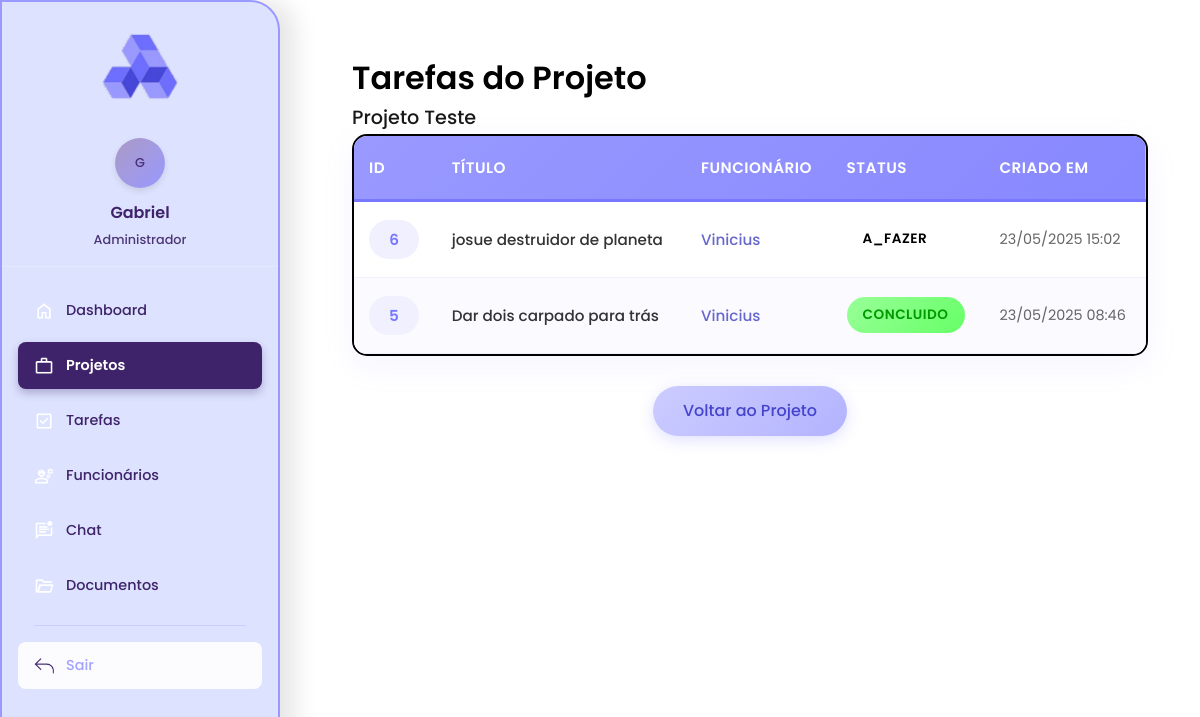
Page /gestor/projetos/ver_tarefas.php?projeto_id=2 (signed in) on the committed database.
### tables this page shows
CREATE TABLE `projetos` (
  `id` int(11) NOT NULL,
  `titulo` varchar(150) NOT NULL,
  `descricao` text DEFAULT NULL,
  `status` enum('em_andamento','finalizado','aprovado','ajustes') DEFAULT 'em_andamento',
  `cliente_id` int(11) DEFAULT NULL,
  `criado_em` datetime DEFAULT current_timestamp()
);

CREATE TABLE `tarefas` (
  `id` int(11) NOT NULL,
  `titulo` varchar(100) NOT NULL,
  `descricao` text DEFAULT NULL,
  `status` enum('a_fazer','em_progresso','concluido') DEFAULT 'a_fazer',
  `projeto_id` int(11) DEFAULT NULL,
  `funcionario_id` int(11) DEFAULT NULL,
  `criado_em` datetime DEFAULT current_timestamp()
);

CREATE TABLE `usuarios` (
  `id` int(11) NOT NULL,
  `nome` varchar(100) NOT NULL,
  `email` varchar(100) NOT NULL,
  `senha` varchar(255) NOT NULL,
  `tipo` enum('cliente','funcionario','admin') NOT NULL,
  `criado_em` datetime DEFAULT current_timestamp()
);

### gestor/projetos/ver_tarefas.php (the view, shortened to what this page needs)
<?php
require '../../conexao.php';
$projeto_id = $_GET['projeto_id'] ?? null;
$projeto = $conn->query("SELECT titulo FROM projetos WHERE id = $projeto_id")->fetch_assoc();
$sql = "
    SELECT t.id, t.titulo, t.status, t.criado_em, u.nome AS funcionario
    FROM tarefas t
    LEFT JOIN usuarios u ON t.funcionario_id = u.id
    WHERE t.projeto_id = $projeto_id
    ORDER BY t.criado_em DESC
";
$tarefas = $conn->query($sql);
?>
<?php include '../sidebar.php'; ?>
<!DOCTYPE html>
<html lang="en">
<head>
    <link rel="stylesheet" href="../css/geral.css">
</head>
<body>
    <div class="main-content">
    <div class="container">
        <div class="header">
            <h1>Tarefas do Projeto</h1>
            <div class="project-name"><?php echo htmlspecialchars($projeto['titulo']); ?></div>
        </div>
        <div class="content-card">
            <?php if (empty($tarefas)): ?>
                <div class="no-tasks">
                    <div class="no-tasks-icon">📋</div>
                    <h3>Nenhuma tarefa cadastrada</h3>
                    <p>Este projeto ainda não possui tarefas cadastradas.</p>
                </div>
            <?php else: ?>
                <div class="table-container">
                    <table>
                        <thead>
                            <tr>
                                <th>ID</th>
                                <th>Título</th>
                                <th>Funcionário</th>
                                <th>Status</th>
                                <th>Criado em</th>
                            </tr>
                        </thead>
                        <tbody>
                            <?php foreach ($tarefas as $tarefa): ?>
                                <tr>
                                    <td>
                                        <span class="task-id"><?php echo $tarefa['id']; ?></span>
                                    </td>
                                    <td>
                                        <div class="task-title"><?php echo htmlspecialchars($tarefa['titulo']); ?></div>
                                    </td>
                                    <td>
                                        <span class="employee-name"><?php echo htmlspecialchars($tarefa['funcionario']); ?></span>
                                    </td>
                                    <td>
                                        <span class="status-badge status-<?php echo $tarefa['status']; ?>">
                                            <?php echo ucfirst($tarefa['status']); ?>
                                        </span>
                                    </td>
                                    <td>
                                        <span class="date-info"><?php echo date('d/m/Y H:i', strtotime($tarefa['criado_em'])); ?></span>
                                    </td>
                                </tr>
                            <?php endforeach; ?>
                        </tbody>
                    </table>
                </div>
            <?php endif; ?>
        </div>
        <div class="actions">
            <a href="listar_projetos.php" class="btn btn-secondary">Voltar ao Projeto</a>
        </div>
    </div>
</div>
</body>
</html>

### gestor/css/geral.css (style rules this page uses)
.main-content { margin-left: 300px; padding: 2rem; }
a { text-decoration: none; font-family: 'Poppins'; }
h1 { font-family: 'Poppins'; font-weight: 400px; }

### gestor/projetos/ver_tarefas.php (style rules this page uses)
* { margin: 0; padding: 0; box-sizing: border-box; }
body { font-family: 'Poppins'; min-height: 100vh; line-height: 1.6; }
.container { max-width: 1200px; margin: 0 auto; padding: 20px; }
.project-name { font-size: 1.2rem; opacity: 0.9; font-weight: 500; }
.content-card { background: white; border-radius: 15px; box-shadow: 0 10px 30px rgba(153, 153, 255, 0.1); overflow: hidden; border: 2px solid; }
.table-container { overflow-x: auto; }
table { width: 100%; border-collapse: collapse; }
thead { background: linear-gradient(135deg, #9999ff 0%, #8888ff 100%); color: white; }
th { padding: 20px 15px; text-align: left; font-weight: 600; font-size: 0.95rem; text-transform: uppercase; letter-spacing: 0.5px; border-bottom: 3px solid #7777ff; }
tbody tr { transition: all 0.3s ease; border-bottom: 1px solid #f0f0ff; }
tbody tr:nth-child(even) { background-color: #fafaff; }
td { padding: 18px 15px; vertical-align: middle; font-size: 0.95rem; }
.task-id { font-weight: 600; color: #7777ff; background: #f0f0ff; padding: 8px 12px; border-radius: 20px; display: inline-block; min-width: 50px; text-align: center; }
.task-title { font-weight: 500; color: #333; max-width: 250px; word-wrap: break-word; }
.employee-name { color: #6666cc; font-weight: 500; }
.status-badge { padding: 8px 16px; border-radius: 25px; font-size: 0.85rem; font-weight: 600; text-transform: uppercase; letter-spacing: 0.5px; display: inline-block; min-width: 80px; text-align: center; }
.status-concluido { background: linear-gradient(135deg, #99ff99 0%, #66ff66 100%); color: #009900; }
.date-info { color: #666; font-size: 0.9rem; white-space: nowrap; }
.actions { margin-top: 30px; text-align: center; }
.btn { display: inline-block; padding: 12px 30px; background: linear-gradient(135deg, #9999ff 0%, #7777ff 100%); color: white; text-decoration: none; border-radius: 25px; font-weight: 500; transition: all 0.3s ease; box-shadow: 0 4px 15px rgba(153, 153, 255, 0.3); margin: 0 10px; }
.btn-secondary { background: linear-gradient(135deg, #ccccff 0%, #b3b3ff 100%); color: #4444cc; }
.content-card { animation: fadeIn 0.6s ease-out; }
.header { animation: fadeIn 0.8s ease-out; }

### rows in the picture
projetos: titulo "Projeto Teste"
tarefas: id "6", titulo "josue destruidor de planeta", funcionario.nome "Vinicius", status "A_FAZER", criado_em "23/05/2025 15:02"
tarefas: id "5", titulo "Dar dois carpado para trás", funcionario.nome "Vinicius", status "CONCLUIDO", criado_em "23/05/2025 08:46"

### other values in the picture
substr($_SESSION['usuario_nome'] ?? 'U', 0, 1) "G"
$_SESSION['usuario_nome'] "Gabriel"
getUserTypeName($userType) "Administrador"
$item['label'] "Dashboard"
$item['label'] "Projetos"
$item['label'] "Tarefas"
$item['label'] "Funcionários"
$item['label'] "Chat"
$item['label'] "Documentos"
